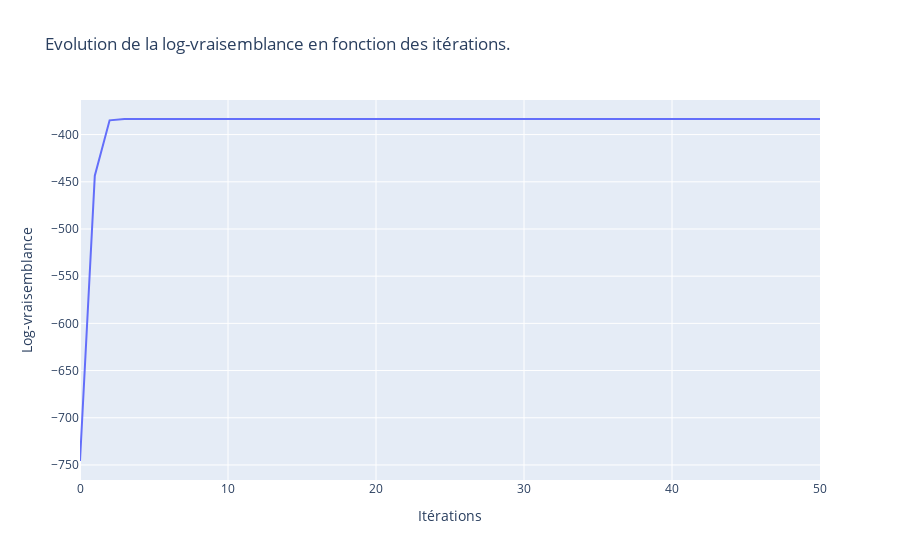

Source (notebook cell):
### Markdown cell above
**Q4**. Faire tourner l'algorithme avec $K = 2$ et $N_{\text{iter}} = 50$.

Afficher l'évolution de la log-vraisemblance en fonction des itérations. Commenter.

Sur une même figure, afficher le dataset et représenter les estimations des deux lois normales du mélange à l'aide d'un *contour plot*. On pourra utiliser la fonction $\texttt{plt.contour}$.

### Code cell
K = 2
Niter = 50

log_likelihood_values, final_weights, final_means, final_covariances = EM_algorithm_v1(X_standardized, K, Niter)

# Afficher l'évolution de la log-vraisemblance en fonction des itérations. 

fig = go.Figure()
# Ajout de la trace pour l'évolution de la log-vraisemblance
fig.add_trace(go.Scatter(x=list(range(len(log_likelihood_values))),
                         y=log_likelihood_values,
                         mode='lines',
                         name='Log-vraisemblance'))

# Mise à jour du layout
fig.update_layout(title="Evolution de la log-vraisemblance en fonction des itérations.",
                  xaxis_title="Itérations",
                  yaxis_title="Log-vraisemblance")
fig.show()

### Figure 1 — Plotly figure (JSON) as saved in the notebook; plotly's stock layout.template omitted (floating-point values rounded to 4 significant figures)
{"data": [{"mode": "lines", "name": "Log-vraisemblance", "type": "scatter", "x": [0, 1, 2, 3, 4, 5, 6, 7, 8, 9, 10, 11, 12, 13, 14, 15, 16, 17, 18, 19, 20, 21, 22, 23, 24, 25, 26, 27, 28, 29, 30, 31, 32, 33, 34, 35, 36, 37, 38, 39, 40, 41, 42, 43, 44, 45, 46, 47, 48, 49, 50], "y": [-745.8, -443.5, -384.9, -383.5, -383.5, -383.5, -383.5, -383.5, -383.5, -383.5, -383.5, -383.5, -383.5, -383.5, -383.5, -383.5, -383.5, -383.5, -383.5, -383.5, -383.5, -383.5, -383.5, -383.5, -383.5, -383.5, -383.5, -383.5, -383.5, -383.5, -383.5, -383.5, -383.5, -383.5, -383.5, -383.5, -383.5, -383.5, -383.5, -383.5, -383.5, -383.5, -383.5, -383.5, -383.5, -383.5, -383.5, -383.5, -383.5, -383.5, -383.5]}], "layout": {"title": {"text": "Evolution de la log-vraisemblance en fonction des itérations."}, "xaxis": {"title": {"text": "Itérations"}}, "yaxis": {"title": {"text": "Log-vraisemblance"}}}}
